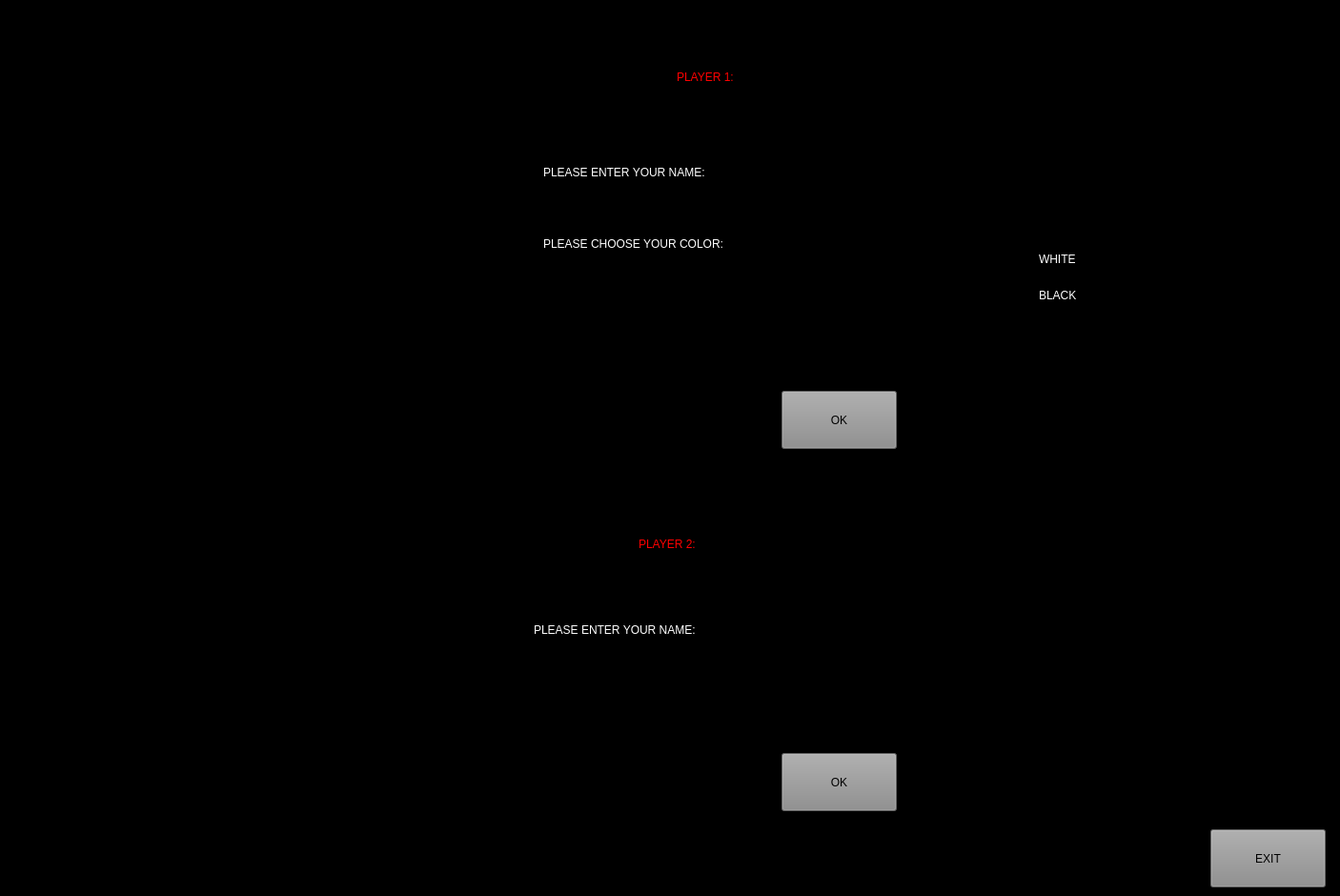
<?xml version="1.0" encoding="UTF-8"?>
<ui version="4.0">
 <class>start_page</class>
 <widget class="QWidget" name="start_page">
  <property name="geometry">
   <rect>
    <x>0</x>
    <y>0</y>
    <width>1406</width>
    <height>940</height>
   </rect>
  </property>
  <property name="windowTitle">
   <string>Form</string>
  </property>
  <property name="styleSheet">
   <string notr="true">background-color: rgb(0, 0, 0);</string>
  </property>
  <widget class="QLabel" name="label">
   <property name="geometry">
    <rect>
     <x>10</x>
     <y>10</y>
     <width>401</width>
     <height>301</height>
    </rect>
   </property>
   <property name="styleSheet">
    <string notr="true">background-image: url(:/photo/10-a-game-designer.jpg);</string>
   </property>
   <property name="text">
    <string/>
   </property>
  </widget>
  <widget class="QLabel" name="label_2">
   <property name="geometry">
    <rect>
     <x>710</x>
     <y>40</y>
     <width>291</width>
     <height>81</height>
    </rect>
   </property>
   <property name="styleSheet">
    <string notr="true">font: italic 36pt &quot;MS Shell Dlg 2&quot;;
color: rgb(255, 0, 0);</string>
   </property>
   <property name="text">
    <string>PLAYER 1:</string>
   </property>
  </widget>
  <widget class="QLabel" name="label_3">
   <property name="geometry">
    <rect>
     <x>570</x>
     <y>160</y>
     <width>391</width>
     <height>41</height>
    </rect>
   </property>
   <property name="styleSheet">
    <string notr="true">color: rgb(255, 255, 255);
font: 18pt &quot;MS Shell Dlg 2&quot;;</string>
   </property>
   <property name="text">
    <string>PLEASE ENTER YOUR NAME:</string>
   </property>
  </widget>
  <widget class="QLineEdit" name="lineEdit">
   <property name="geometry">
    <rect>
     <x>1000</x>
     <y>160</y>
     <width>221</width>
     <height>41</height>
    </rect>
   </property>
   <property name="styleSheet">
    <string notr="true">color: rgb(0, 170, 0);
font: 16pt &quot;MS Shell Dlg 2&quot;;</string>
   </property>
  </widget>
  <widget class="QLabel" name="label_4">
   <property name="geometry">
    <rect>
     <x>570</x>
     <y>240</y>
     <width>431</width>
     <height>31</height>
    </rect>
   </property>
   <property name="styleSheet">
    <string notr="true">color: rgb(255, 255, 255);
font: 18pt &quot;MS Shell Dlg 2&quot;;</string>
   </property>
   <property name="text">
    <string>PLEASE CHOOSE YOUR COLOR:</string>
   </property>
  </widget>
  <widget class="QLabel" name="lbl1">
   <property name="geometry">
    <rect>
     <x>450</x>
     <y>340</y>
     <width>261</width>
     <height>51</height>
    </rect>
   </property>
   <property name="styleSheet">
    <string notr="true">color: rgb(0, 170, 0);
font: 12pt &quot;MS Shell Dlg 2&quot;;</string>
   </property>
   <property name="text">
    <string/>
   </property>
  </widget>
  <widget class="QPushButton" name="pushButton">
   <property name="geometry">
    <rect>
     <x>820</x>
     <y>410</y>
     <width>121</width>
     <height>61</height>
    </rect>
   </property>
   <property name="styleSheet">
    <string notr="true">background-color: rgb(138, 138, 138);
font: 12pt &quot;MS Shell Dlg 2&quot;;</string>
   </property>
   <property name="text">
    <string>OK</string>
   </property>
  </widget>
  <widget class="QLabel" name="label_6">
   <property name="geometry">
    <rect>
     <x>670</x>
     <y>530</y>
     <width>291</width>
     <height>81</height>
    </rect>
   </property>
   <property name="styleSheet">
    <string notr="true">font: italic 36pt &quot;MS Shell Dlg 2&quot;;
color: rgb(255, 0, 0);</string>
   </property>
   <property name="text">
    <string>PLAYER 2:</string>
   </property>
  </widget>
  <widget class="QLabel" name="label_7">
   <property name="geometry">
    <rect>
     <x>560</x>
     <y>640</y>
     <width>391</width>
     <height>41</height>
    </rect>
   </property>
   <property name="styleSheet">
    <string notr="true">color: rgb(255, 255, 255);
font: 18pt &quot;MS Shell Dlg 2&quot;;</string>
   </property>
   <property name="text">
    <string>PLEASE ENTER YOUR NAME:</string>
   </property>
  </widget>
  <widget class="QLineEdit" name="lineEdit_2">
   <property name="geometry">
    <rect>
     <x>1000</x>
     <y>640</y>
     <width>221</width>
     <height>41</height>
    </rect>
   </property>
   <property name="styleSheet">
    <string notr="true">color: rgb(0, 170, 0);
font: 16pt &quot;MS Shell Dlg 2&quot;;</string>
   </property>
  </widget>
  <widget class="QLabel" name="lbl2">
   <property name="geometry">
    <rect>
     <x>430</x>
     <y>710</y>
     <width>261</width>
     <height>51</height>
    </rect>
   </property>
   <property name="styleSheet">
    <string notr="true">color: rgb(0, 170, 0);
background-color: rgb(0, 0, 0);
font: 12pt &quot;MS Shell Dlg 2&quot;;</string>
   </property>
   <property name="text">
    <string/>
   </property>
  </widget>
  <widget class="QPushButton" name="pushButton_2">
   <property name="geometry">
    <rect>
     <x>820</x>
     <y>790</y>
     <width>121</width>
     <height>61</height>
    </rect>
   </property>
   <property name="styleSheet">
    <string notr="true">background-color: rgb(138, 138, 138);
font: 12pt &quot;MS Shell Dlg 2&quot;;</string>
   </property>
   <property name="text">
    <string>OK</string>
   </property>
  </widget>
  <widget class="QPushButton" name="pushButton_3">
   <property name="geometry">
    <rect>
     <x>1270</x>
     <y>870</y>
     <width>121</width>
     <height>61</height>
    </rect>
   </property>
   <property name="styleSheet">
    <string notr="true">background-color: rgb(138, 138, 138);
font: 12pt &quot;MS Shell Dlg 2&quot;;</string>
   </property>
   <property name="text">
    <string>EXIT</string>
   </property>
  </widget>
  <widget class="QWidget" name="layoutWidget">
   <property name="geometry">
    <rect>
     <x>1070</x>
     <y>250</y>
     <width>112</width>
     <height>83</height>
    </rect>
   </property>
   <layout class="QVBoxLayout" name="verticalLayout">
    <item>
     <widget class="QRadioButton" name="white_button">
      <property name="styleSheet">
       <string notr="true">color: rgb(255, 255, 255);
font: 16pt &quot;MS Shell Dlg 2&quot;;</string>
      </property>
      <property name="text">
       <string>WHITE</string>
      </property>
     </widget>
    </item>
    <item>
     <widget class="QRadioButton" name="black_button">
      <property name="styleSheet">
       <string notr="true">color: rgb(255, 255, 255);
font: 16pt &quot;MS Shell Dlg 2&quot;;</string>
      </property>
      <property name="text">
       <string>BLACK</string>
      </property>
     </widget>
    </item>
   </layout>
  </widget>
 </widget>
 <resources/>
 <connections/>
</ui>
